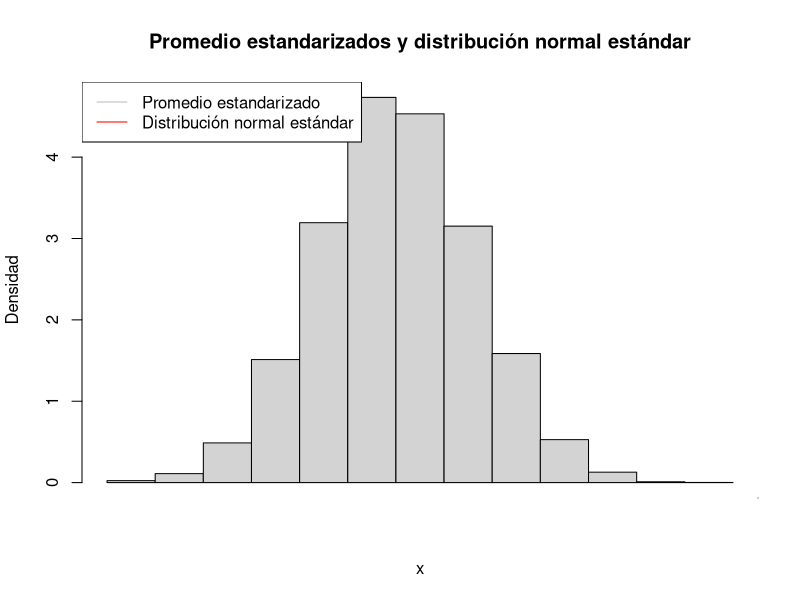

Recreate this plot in R. (Note: this script raises an error after producing the figure.)
v = (1:10^4)


for(i in 1:10^4){
  z=rnorm(1, mean=-4, sd=sqrt(16)/50)
  v[i] <- z
  
}
# Presentamos en un histograma los valores obtenidos en el loop
s = seq(0, 5, 0.1)
hist(v,
     main="Promedio estandarizados y distribución normal estándar",
     breaks = 20,
     xaxt="n",
     ylab="Densidad",
     xlab="x",
     freq=FALSE)
# Sobre el histograma graficamos la densidad de la distribución normal estándar
lines(s, 
      dnorm(s, mean = -4, sd = sqrt(16)/50),
      lty = 1, 
      lwd = 2)

polygon(s, 
        dnorm(s, mean = -4, sd = sqrt(16)/50), 
        col = rgb(1, 0, 0, alpha = 0.5))
# Por último agregamos una leyenda para visualizar claramente los resultados  
# y cambiamos la escala del eje
axis(1, at=s,las=1)
legend("topleft", 
       legend = c("Promedio estandarizado",
                  "Distribución normal estándar"),
       lty = 1, col = c("grey","red"), lwd =1, box.lty =1)
#Falta arreglarr NORMAL ESTANDAR
#Parte c)
#10^4 intervalos de confianza con confianza 95%
n <- 50    # El tamaño válido de la muestra
media <- 32 # la media 
desv <- 6  # La desviación estándar. Datos históricos
nivelconfianza = 0.90

zsum.test(mean.x=32,sigma.x=6, n.x=50,conf.level=0.90)

# EJ 2
# A)
alfa = 0.01
sigma = 16
mu0 = -4
sqrt_n = sqrt(50)
z = pnorm(alfa/2)
no_rc = 0
for(i in v){
  rc = abs(i - mu0) > ((sigma * z * (alfa / 2)) / sqrt_n)
  if(rc) {
    no_rc = no_rc + 1
  }
}
# Propoción de rechazo
no_rc_prop = (no_rc / 10^4) 

# B)
mu0 = -4
x = rnorm(50, mean=-4, sd=sqrt(16))
x_techo = mean(x)
prop = 0
for(Xn in v){
  add_to_prop = abs(Xn - mu0) > abs(x_techo - mu0)
  if(add_to_prop){
    prop = prop + 1
  }
}
